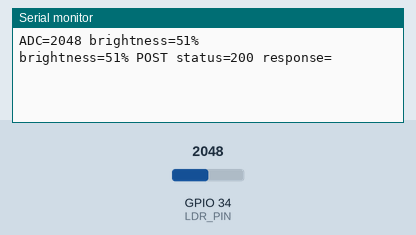
Simulated run of this sketch. Board: ESP32. Parts: the last lines printed to the serial monitor. Inputs (shaded band) come from the test bench; at power-on: GPIO 34 (LDR_PIN) = 2048 (analog values on the 0–4095 scale). WiFi joins after 1.5 s; servers stay silent unless stated; uploads are accepted with an empty reply; the local clock reads 2024-03-15 10:24:30 at power-on unless the sketch sets it.

Above: at 2.7 s.
2.8 s: GPIO 34 (LDR_PIN) set to 2866
At 4.21 s:
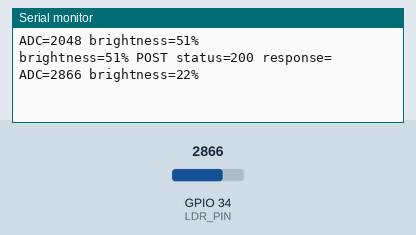
4.3 s: GPIO 34 (LDR_PIN) set to 3603
At 5.5 s:
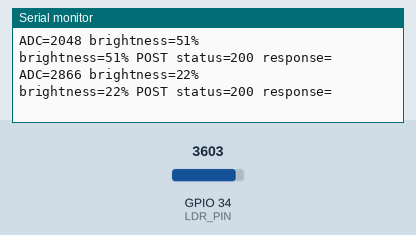
Timing chart, 0 to 7.3 s (numbered marks = the images above; inputs shaded):
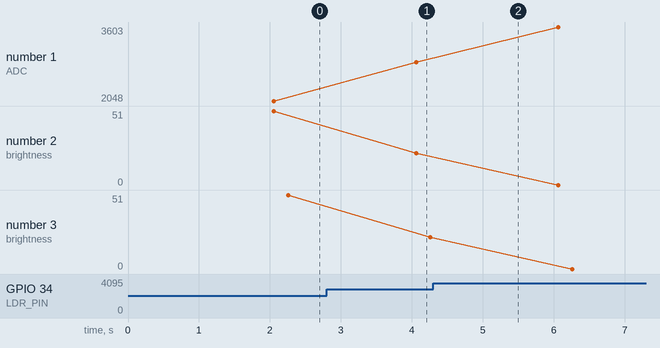

Measured:
- after the input at 2.8 s, the serial monitor: prints a new line after 1.3 s (image 1)
- plotted number 1: 2048 → 2866 after the input at 2.8 s, 2866 → 3603 after the input at 4.3 s
- plotted number 2: 51 → 22 after the input at 2.8 s, 22 → 0 after the input at 4.3 s
- plotted number 3: 51 → 22 after the input at 2.8 s, 22 → 0 after the input at 4.3 s

The sketch:

esp32_ldr.ino
```cpp
/*
 * FixitFelix ESP32 LDR sender.
 * Dependencies: Arduino-ESP32 core (WiFi, HTTPClient, WiFiClientSecure, time).
 * Replace local network settings and ADC calibration values before flashing.
 * Never commit real Wi-Fi credentials.
 *
 * Supports both local (HTTP) and Vercel (HTTPS) endpoints.
 * If API_URL starts with "https", uses WiFiClientSecure with certificate
 * validation. Vercel forces HTTPS (308 redirect on HTTP), so always use
 * the https:// URL for Vercel deployments.
 */
#include <HTTPClient.h>
#include <WiFi.h>
#include <WiFiClientSecure.h>
#include <string.h>
#include <time.h>

const char *WIFI_SSID = "YOUR_WIFI_SSID";
const char *WIFI_PASSWORD = "YOUR_WIFI_PASSWORD";

// --- For Vercel deployment (HTTPS) ---
// Replace with your Vercel URL. Must start with https://
const char *API_URL = "https://YOUR-APP.vercel.app/api/sensor-events";

// --- For local dev (HTTP over LAN) ---
// Uncomment this and comment the line above when running locally.
// const char *API_URL = "http://172.25.189.70:3000/api/sensor-events";

constexpr int LDR_PIN = 34;         // ADC1 remains usable while Wi-Fi is active
constexpr int LDR_DARK_ADC = 3500;  // Replace with measured dark-room value
constexpr int LDR_BRIGHT_ADC = 700; // Replace with measured bright-room value
constexpr bool INVERT_ADC =
    false; // Set true if bright ADC is greater than dark ADC
constexpr unsigned long SAMPLE_INTERVAL_MS =
    2000; // FixitFelix needs three consecutive low samples
constexpr int ADC_FILTER_SAMPLES = 10;
const char *LDR_SENSOR_ID = "ldr_b204";
const char *LOCATION = "Room B-204";

String utcTimestamp() {
  struct tm utc;
  const time_t current = time(nullptr);
  if (current < 100000)
    return ""; // Wait for NTP synchronization.
  gmtime_r(&current, &utc);
  char stamp[25];
  strftime(stamp, sizeof(stamp), "%Y-%m-%dT%H:%M:%SZ", &utc);
  return String(stamp);
}

int brightnessPercent(int raw) {
  long pct;
  if (INVERT_ADC) {
    if (LDR_BRIGHT_ADC == LDR_DARK_ADC)
      return 0;
    pct = (long)(raw - LDR_DARK_ADC) * 100L / (LDR_BRIGHT_ADC - LDR_DARK_ADC);
  } else {
    if (LDR_DARK_ADC == LDR_BRIGHT_ADC)
      return 0;
    pct = (long)(LDR_DARK_ADC - raw) * 100L / (LDR_DARK_ADC - LDR_BRIGHT_ADC);
  }
  return constrain((int)pct, 0, 100);
}

int readAveragedAdc() {
  uint32_t total = 0;
  for (int i = 0; i < ADC_FILTER_SAMPLES; ++i) {
    total += analogRead(LDR_PIN);
    delay(5);
  }
  return (int)(total / ADC_FILTER_SAMPLES);
}

bool connectWiFi() {
  if (WiFi.status() == WL_CONNECTED)
    return true;
  WiFi.mode(WIFI_STA);
  WiFi.begin(WIFI_SSID, WIFI_PASSWORD);
  const unsigned long started = millis();
  while (WiFi.status() != WL_CONNECTED && millis() - started < 15000)
    delay(250);
  return WiFi.status() == WL_CONNECTED;
}

void postReading(int brightness, const String &observedAt) {
  char payload[320];
  snprintf(payload, sizeof(payload),
           "{\"sensor_id\":\"%s\",\"sensor_type\":\"ldr\",\"metric\":"
           "\"brightness_pct\",\"value\":%d,\"unit\":\"%%\",\"location\":\"%"
           "s\",\"observed_at\":\"%s\"}",
           LDR_SENSOR_ID, brightness, LOCATION, observedAt.c_str());

  // Determine if we need HTTPS (for Vercel) or HTTP (for local LAN)
  bool useHttps = strncmp(API_URL, "https://", 8) == 0;

  HTTPClient http;
  http.setTimeout(8000); // Vercel cold starts can take a few seconds

  if (useHttps) {
    // WiFiClientSecure for Vercel HTTPS endpoints
    WiFiClientSecure *secure = new WiFiClientSecure;
    // Vercel uses standard CAs — the ESP32 has them bundled in recent
    // Arduino-ESP32 core versions. If cert validation fails, uncomment
    // the line below to skip validation (less secure but works for demos):
    // secure->setInsecure();
    http.begin(*secure, API_URL);
  } else {
    // Plain HTTP for local LAN dev server
    http.begin(API_URL);
  }

  http.addHeader("Content-Type", "application/json");
  const int status = http.POST((uint8_t *)payload, strlen(payload));
  Serial.printf("brightness=%d%% POST status=%d response=%s\n", brightness,
                status, http.getString().c_str());
  http.end();

  if (useHttps) {
    // WiFiClientSecure was heap-allocated; HTTPClient frees it internally
    // but we delete to be safe on ESP32's tight heap.
  }
}

void setup() {
  Serial.begin(115200);
  analogReadResolution(12);
  analogSetPinAttenuation(LDR_PIN, ADC_11db);
  configTime(0, 0, "pool.ntp.org", "time.google.com");
  connectWiFi();
}

void loop() {
  static unsigned long lastSample = 0;
  if (millis() - lastSample < SAMPLE_INTERVAL_MS) {
    delay(10);
    return;
  }
  lastSample = millis();

  const int raw = readAveragedAdc();
  const int brightness = brightnessPercent(raw);
  const String observedAt = utcTimestamp();
  Serial.printf("ADC=%d brightness=%d%%\n", raw, brightness);
  if (observedAt.isEmpty()) {
    Serial.println("Waiting for NTP time sync; reading not sent.");
    return;
  }
  if (!connectWiFi()) {
    Serial.println("Wi-Fi unavailable; reading skipped.");
    return;
  }
  postReading(brightness, observedAt);
}
```
